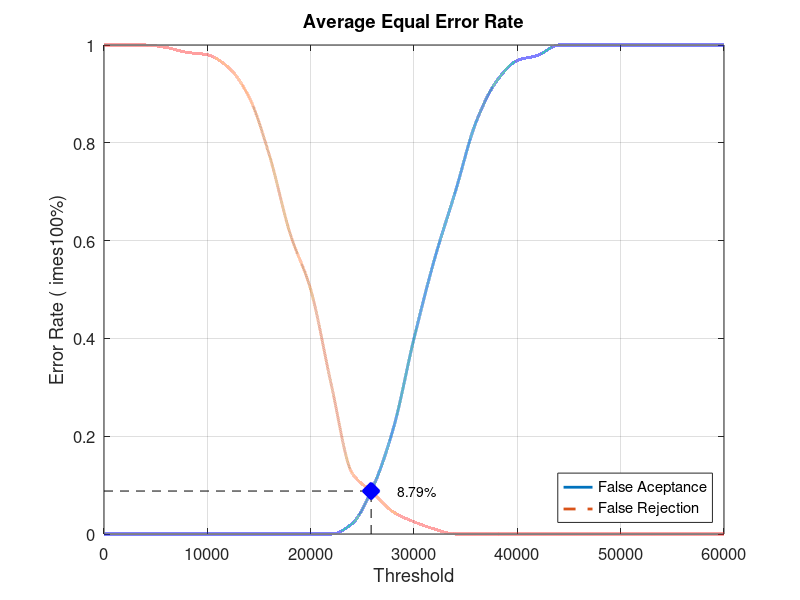
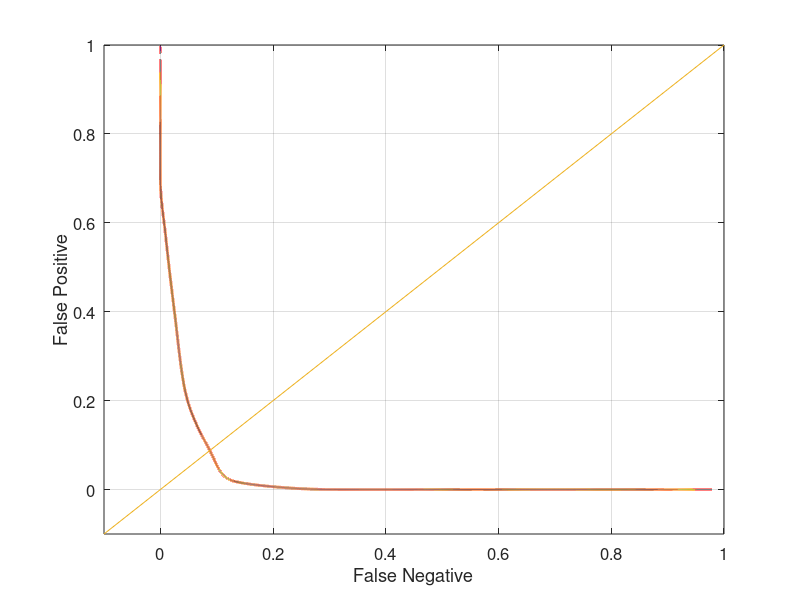

Write MATLAB code to recreate these figures, in order.
close all;
clear;
clc;
x = 0:2000:60000;
xq = 0:0.5:60000;

y0 = [0 0 0 0 0 0 0 0 0 0 0 0 0.0210526 0.0947368 0.215789 0.4 0.563158 0.7 0.842105 0.926316 0.968421 0.978947 1 1 1 1 1 1 1 1 1]
yy0 = interp1(x, y0, xq, 'pchip');
y1 = [1 1 1 0.995 0.985 0.98 0.955 0.895 0.775 0.615 0.5 0.305 0.125 0.085 0.045 0.025 0.01 0 0 0 0 0 0 0 0 0 0 0 0 0 0]
yy1 = interp1(x, y1, xq, 'pchip');

% Calculating EER: 
y2 = abs(y0 - y1);
find(y2 == min(y2))
yy2 = abs(yy0 - yy1);
xEER = find(yy2 == min(yy2));
xEERIndex = xq(xEER) % X-axis EER
yEER = yy0(xEER) % Y-axis EER

main = figure
plot(xq, yy0,'-','LineWidth', 2);	hold on
plot(xq, yy1,'--','LineWidth', 2);	hold on
plot([xEERIndex xEERIndex], [0 yEER], 'k--');	hold on
plot([0 xEERIndex], [yEER yEER], 'k--');	hold on
plot(xEERIndex, yEER, 'bx', 'LineWidth', 10);	hold on
text(xEERIndex + 10 * xEERIndex / 100, yEER, [num2str(round((10000 * yEER)) / 100) '%'])
legend('False Aceptance', 'False Rejection', 'Location', 'SouthEast')
xlabel('Threshold')
ylabel('Error Rate (	imes100%)')
title('Average Equal Error Rate')
set(gca, 'FontSize', 12)
axis([0 60000 0 1])
grid on

print(main, 'Database3_2Main', '-dpng');
FNRxFPR = figure('Color', [1 1 1]);
plot(yy1, yy0, '-', yy1, yy0, 'LineWidth', 2);
hold on
y = -0.1:0.1:1
plot(y, y); 
set(gca, 'FontSize', 12)
xlabel('False Negative')
ylabel('False Positive')
axis([-0.1 1 -0.1 1])
set(gca, 'FontSize', 12)
grid on

print(FNRxFPR, 'Database3_2FNRxFPR','-dpng');
